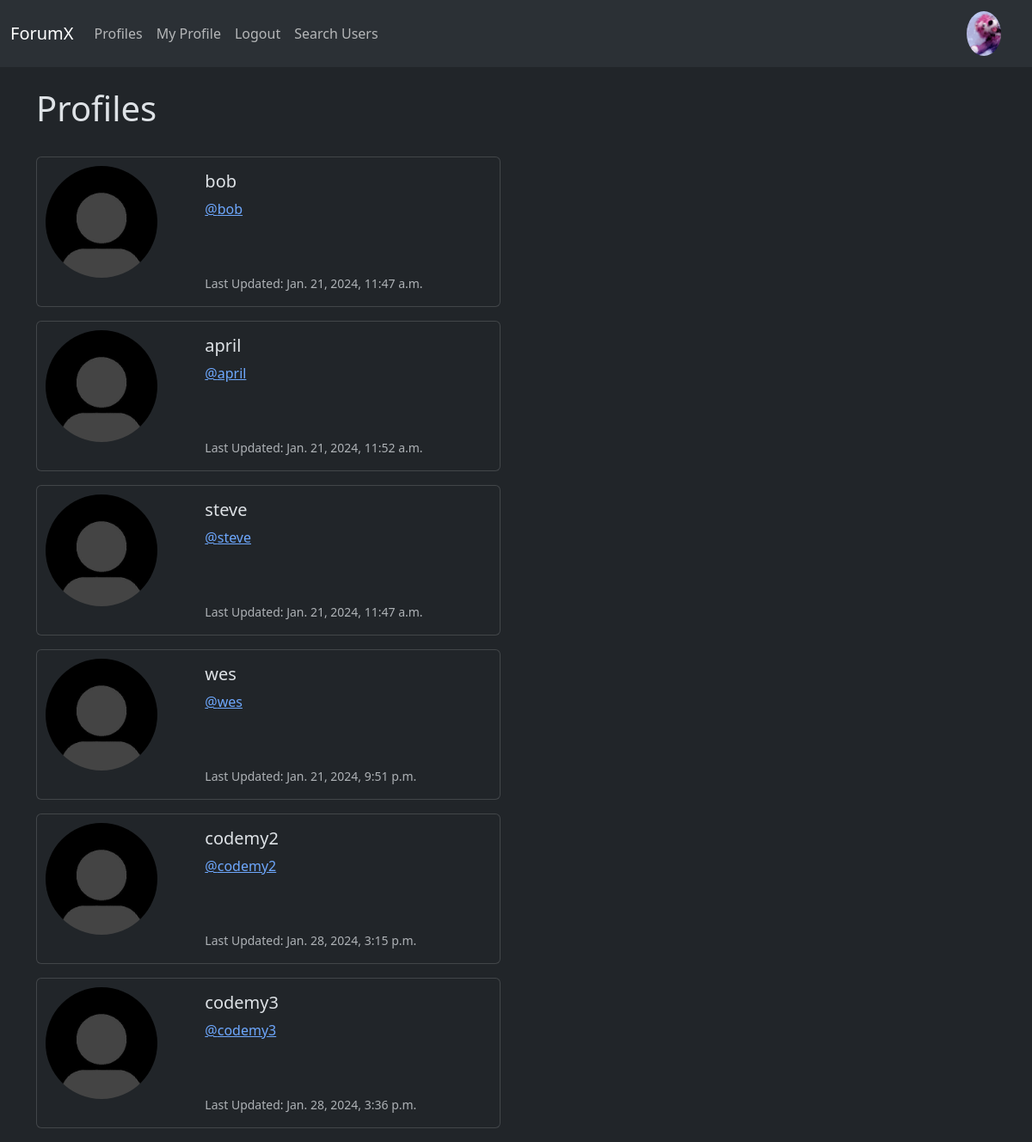
Before: /profile_list/ (signed in) with the older database file.
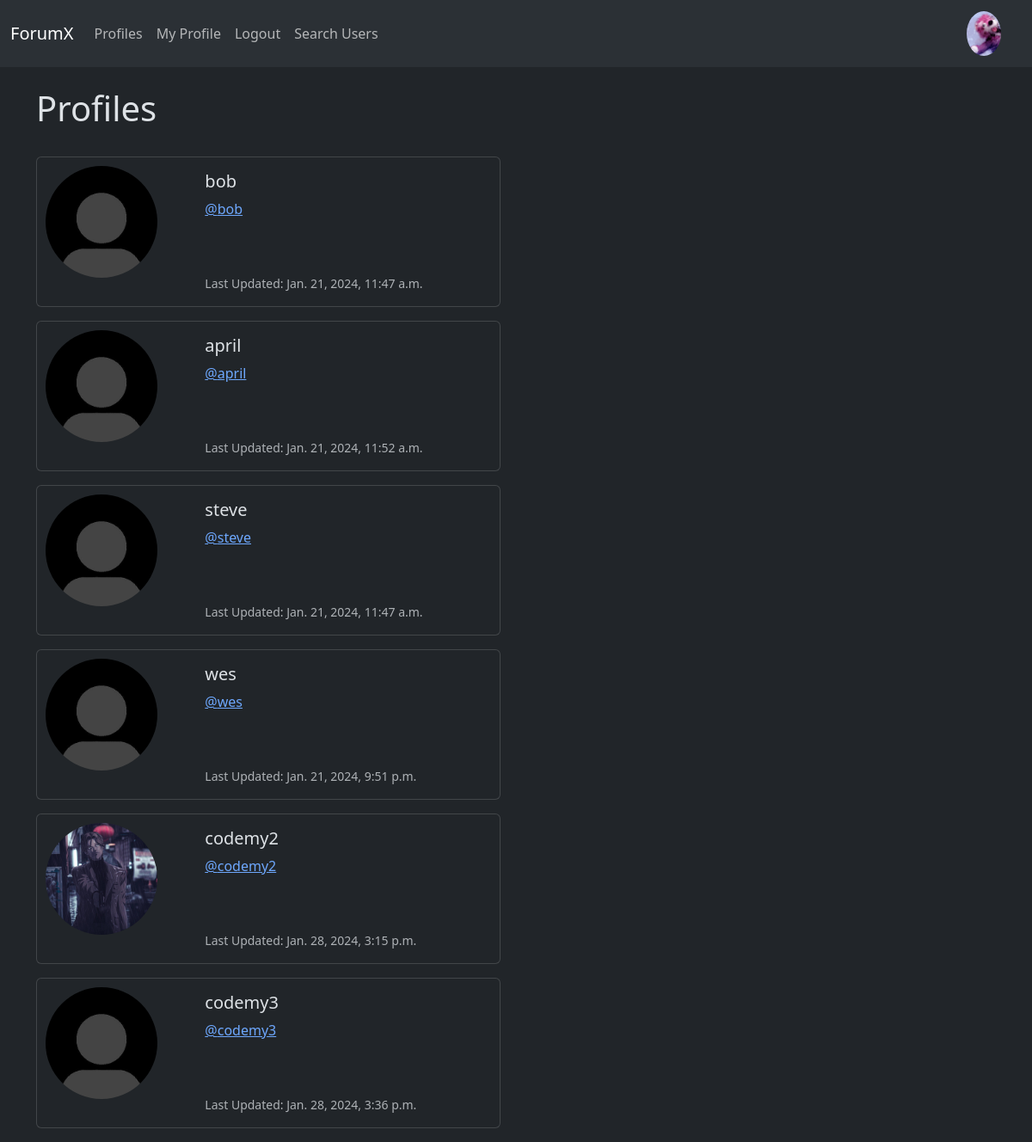
After: the same page with the newer database file.
### forumx/models.py (models this page shows, shortened)
class Profile(models.Model):
   user = models.OneToOneField(User, on_delete=models.CASCADE)
   follows = models.ManyToManyField("self",
    related_name="followed_by",
    symmetrical=False, # User does not need to follow back
    blank=True # User does not need to follow anyone
    )
   date_modified = models.DateTimeField(User, default=timezone.now)
   profile_image = models.ImageField(null=True, blank=True, upload_to="images/")
   profile_bio= models.CharField(null=True, blank=True, max_length=500)

### forumx/views.py (the view)
# urls.py: path('profile_list/', views.profile_list, name='profile_list'),
def profile_list(request):
    if request.user.is_authenticated:
        profiles = Profile.objects.exclude(user=request.user)
        return render(request, 'profile_list.html', {"profiles":profiles })
    else:
        messages.success(request,("You must be logged in to view profiles"))
        return redirect('home')

### forumx/templates/profile_list.html (shortened to what this page needs)
{% extends 'base.html'%}
{% load static %}
{% block content %}
    <h1> Profiles </h1>
    <br>
{% if profiles %}
    {% for profile in profiles %}
    <div class="card mb-3" style="max-width: 540px;">
        <div class="row g-0">
          <div class="col-md-4">
            {% if profile.profile_image %}
                <img src="{{ profile.profile_image.url }}" width=200 height=200  class="img-fluid profile-image">
            {% else %}
                <img src="{% static 'images/user.jpg' %}" class="img-fluid profile-image" alt="...">
            {% endif %}
          </div>
          <div class="col-md-8">
            <div class="card-body">
              <h5 class="card-title">{{ profile.user.username }}</h5>
              <p class="card-text"><a href="{% url 'profile' profile.user.id%}">@{{ profile.user.username|lower }}</a></p>
              <br><br>
              <p class="card-text"><small class="text-body-secondary">Last Updated: {{ profile.date_modified }}</small></p>
            </div>
          </div>
        </div>
      </div>
    {% endfor %}
{% endif %}
{% endblock %}

Changed rows visible on the page:
changed Profile "Jan. 28, 2024, 3:15 p.m.": profile_image: picture added
